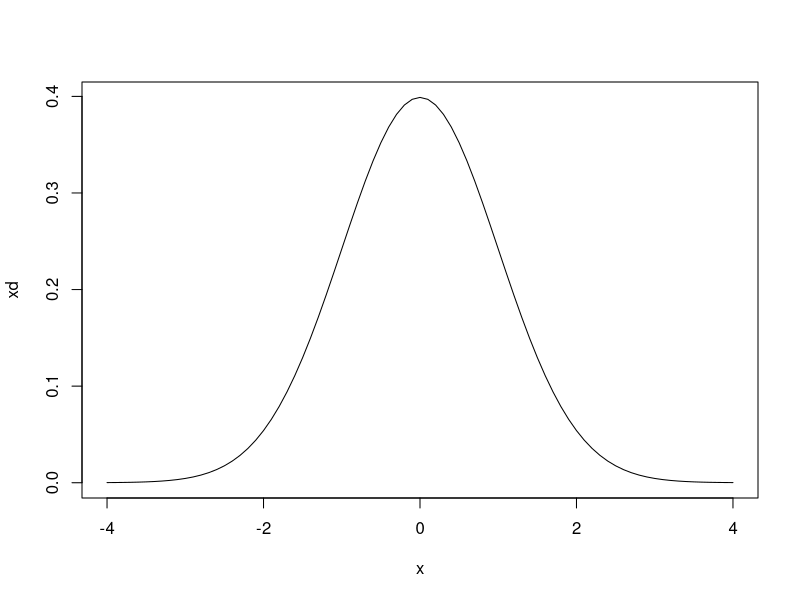
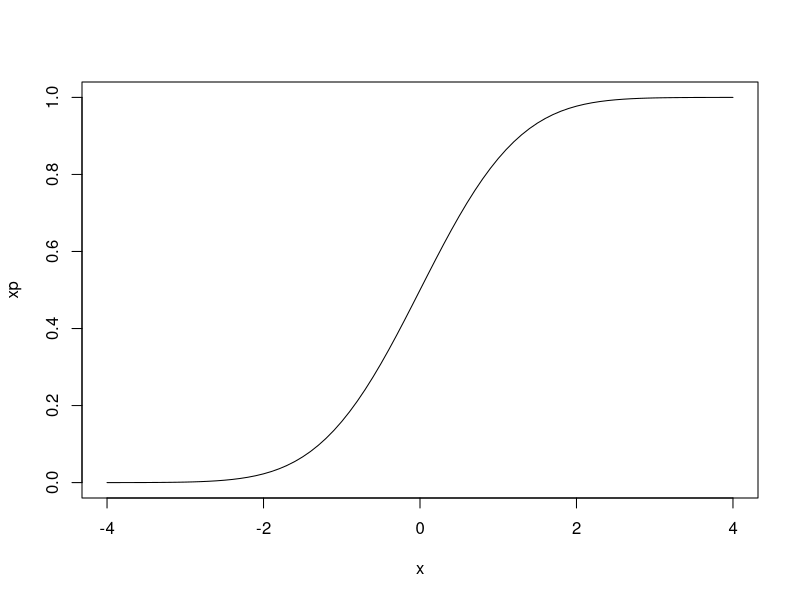
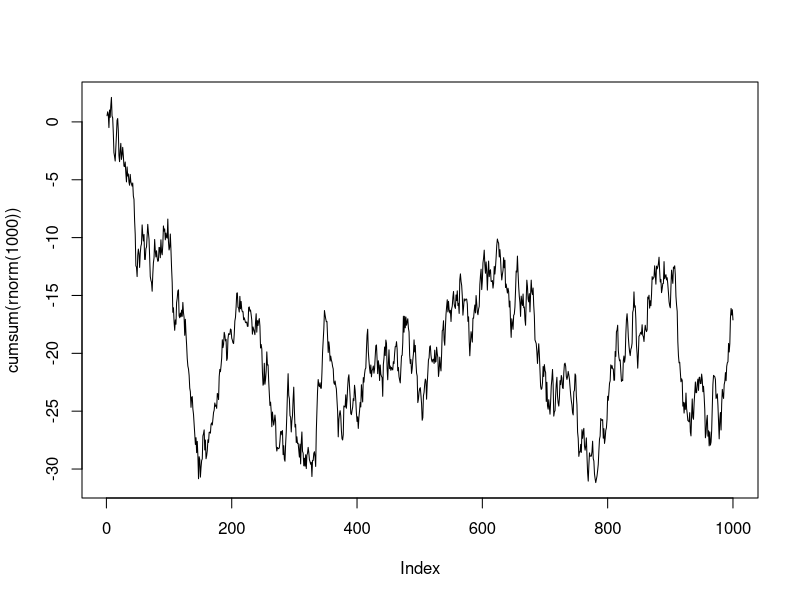
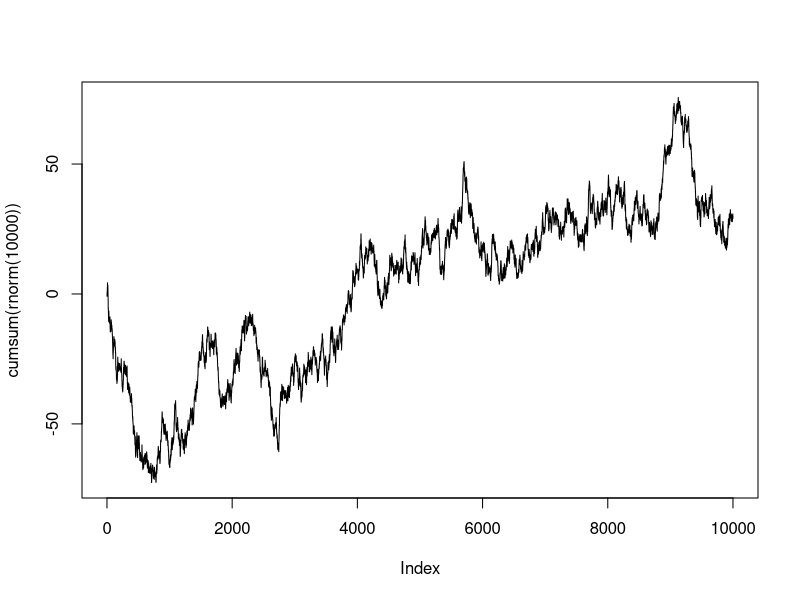
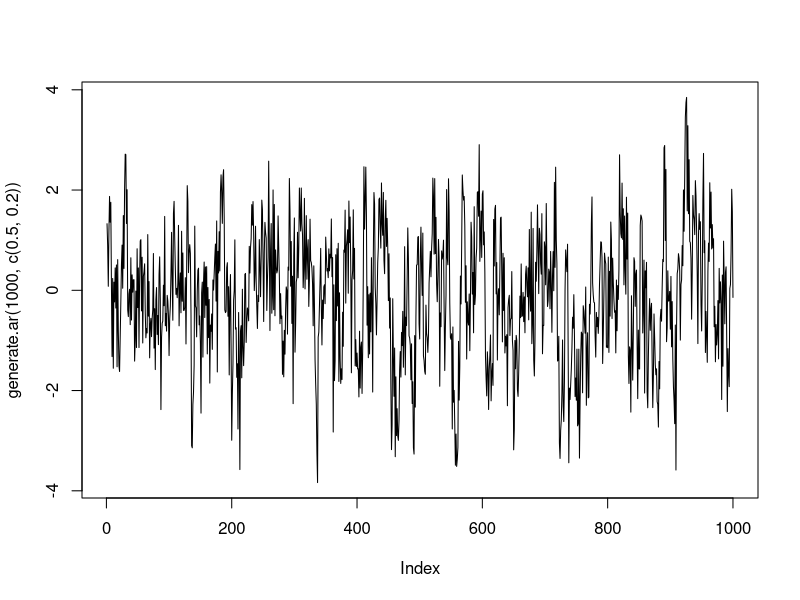

Recreate these plots in R, in order.
## ---- chunk 1
xr = rnorm(10)
xr
## ---- chunk 2
x = seq(from=-4, to=4, by=0.1)
xd = dnorm(x)
plot(x,xd,type="l")
## ---- chunk 3
xp = pnorm(x)
plot(x,xp,type="l")
## ---- chunk 4
xr
xcs = cumsum(xr)
xcs
plot(cumsum(rnorm(1000)),type='l')
plot(cumsum(rnorm(10000)),type='l')
## ---- chunk 5
generate.ar <- function(n, beta, sd=1)
{
  ar = rnorm(length(beta),0,sd)
  for (t in (length(beta)+1):n) {
    y <- sum(ar[(t-1):(t-length(beta))] * beta) + rnorm(1,0,sd)
    ar = c(ar,y)
  }
  return(ar)
}
## ---- chunk 6
plot(generate.ar(1000, c(0.5,0.2)), type="l")
